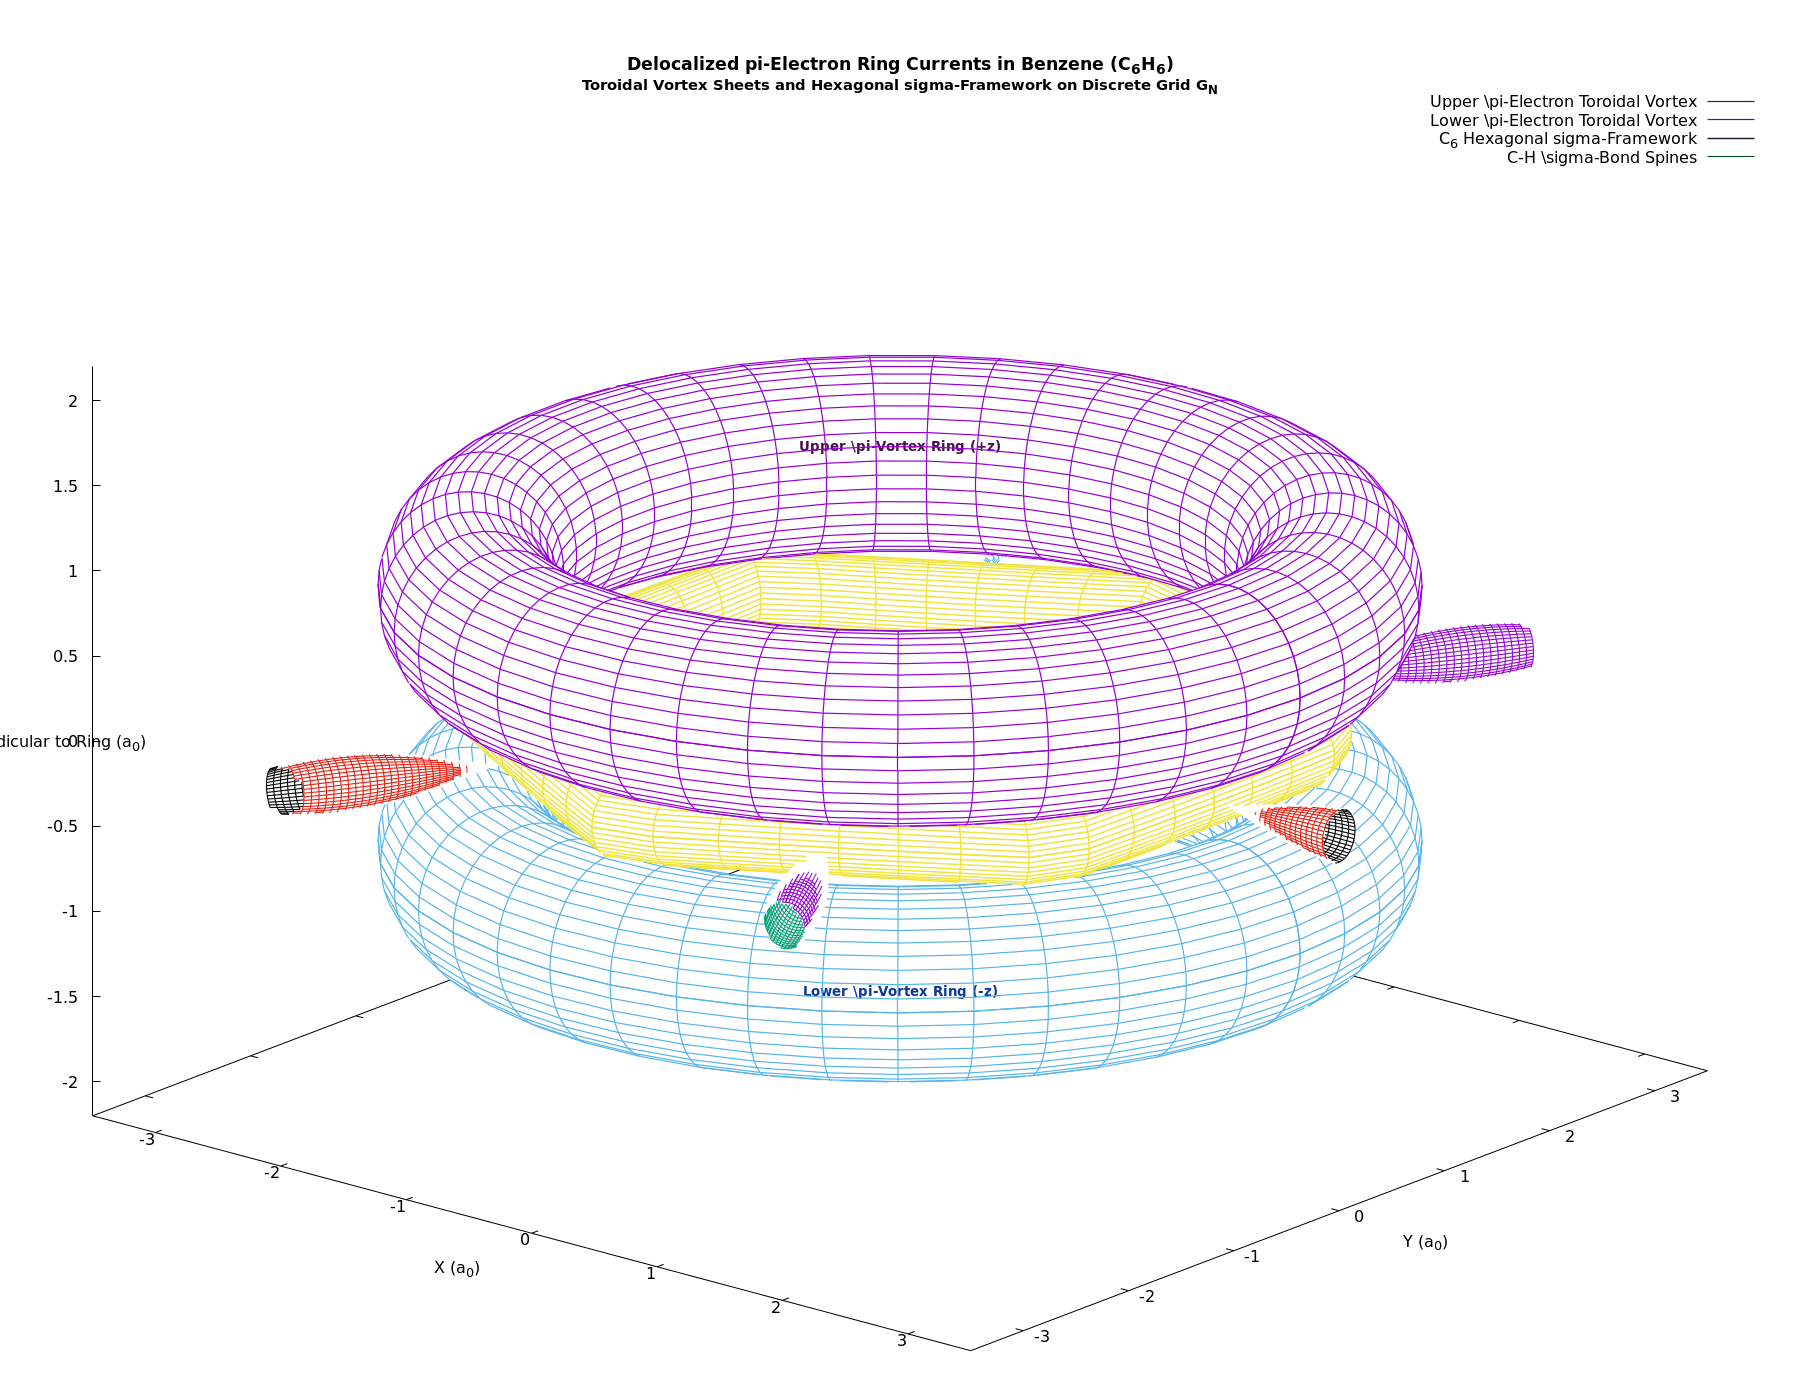

Write the gnuplot code that produced this figure.
# Gnuplot script: 3D High-Detail Close-Up Wireframe of Benzene (C6H6) Pi-Electron Vortex Sheets
# Depicts the instantaneous electromagnetic architecture on G_N:
# - Hexagonal Carbon-Carbon sigma bonding framework
# - Upper and Lower Delocalized Pi-Electron Toroidal Current Vortex Sheets
# - Six peripheral Carbon-Hydrogen sigma bond spines
# Pure wireframe meshwork with hidden-line removal. No surface shading.

reset

if (exists("OUTFILE")) {
    set terminal pngcairo size 1800,1400 font "Sans,12"
    set output OUTFILE
}

set title "Delocalized \\pi-Electron Ring Currents in Benzene (C_6H_6)\n{/*0.85Toroidal Vortex Sheets and Hexagonal \\sigma-Framework on Discrete Grid G_N}" font "Sans-Bold,13" offset 0,-0.5

set parametric
set hidden3d
unset pm3d
set surface

set isosamples 44, 44
set urange [0:2*pi]
set vrange [0:2*pi]

set xlabel "X (a_0)" offset -1,-0.5
set ylabel "Y (a_0)" offset 1,-0.5
set zlabel "Z: Perpendicular to Ring (a_0)" offset 1,0
set xrange [-3.5:3.5]
set yrange [-3.5:3.5]
set zrange [-2.2:2.2]
set xyplane at -2.2
set view 64, 40, 1.15, 1.0

# Geometry Constants (Atomic Units: 1 a_0 ~ 0.529 A)
# C-C bond length = 2.64 a_0 (1.397 A) -> Ring radius R_C = 2.64 a_0
# C-H bond length = 2.05 a_0 (1.084 A) -> Total radius R_H = 4.69 a_0
R_C = 2.64
R_H = 4.69
z_pi = 0.75  # Height of pi-electron cloud maxima above/below the ring plane

# 1. Delocalized Pi-Electron Toroid (Upper Layer at +z_pi)
r_pi_maj = 2.64
r_pi_min = 0.55
x_pi_up(u, v) = (r_pi_maj + r_pi_min * cos(v)) * cos(u)
y_pi_up(u, v) = (r_pi_maj + r_pi_min * cos(v)) * sin(u)
z_pi_up(u, v) = z_pi + r_pi_min * sin(v)

# 2. Delocalized Pi-Electron Toroid (Lower Layer at -z_pi)
x_pi_dn(u, v) = (r_pi_maj + r_pi_min * cos(v)) * cos(u)
y_pi_dn(u, v) = (r_pi_maj + r_pi_min * cos(v)) * sin(u)
z_pi_dn(u, v) = -z_pi + r_pi_min * sin(v)

# 3. Hexagonal Carbon Frame Tube (Continuous parametric toroid framing the 6 vertices)
r_sig = 0.22
# Modulation creating hexagonal corners
r_hex(u) = R_C * (cos(pi/6.0) / cos(u - (2.0*pi/6.0)*floor((6.0*u + pi)/(2.0*pi))))

x_frame(u, v) = (r_hex(u) + r_sig*cos(v)) * cos(u)
y_frame(u, v) = (r_hex(u) + r_sig*cos(v)) * sin(u)
z_frame(u, v) = r_sig*sin(v)

# 4. Six Peripheral C-H Radial Sigma Bonds
u_n(u) = u / (2.0 * pi)
r_ch_tube(u) = 0.16 * sin(u_n(u)*pi)

x_ch(u, v, k) = (R_C + (R_H - R_C)*u_n(u)) * cos(k*pi/3.0) - r_ch_tube(u)*sin(v)*sin(k*pi/3.0)
y_ch(u, v, k) = (R_C + (R_H - R_C)*u_n(u)) * sin(k*pi/3.0) + r_ch_tube(u)*sin(v)*cos(k*pi/3.0)
z_ch(u, v)    = r_ch_tube(u)*cos(v)

# Line Styles
set style line 1 lc rgb "#4a0e4e" lw 1.2 # Purple: Upper Pi-Electron Vortex Sheet
set style line 2 lc rgb "#0a369d" lw 1.2 # Blue: Lower Pi-Electron Vortex Sheet
set style line 3 lc rgb "#1a252f" lw 1.5 # Dark Slate: Carbon-Carbon Sigma Hexagonal Frame
set style line 4 lc rgb "#004d20" lw 1.1 # Green: C-H Radial Bonds

set label 1 "Upper \\pi-Vortex Ring (+z)" at 0, 0,  z_pi+0.85 center font "Sans-Bold,10" tc rgb "#4a0e4e"
set label 2 "Lower \\pi-Vortex Ring (-z)" at 0, 0, -z_pi-0.85 center font "Sans-Bold,10" tc rgb "#0a369d"

splot x_pi_up(u, v), y_pi_up(u, v), z_pi_up(u, v) with lines ls 1 title "Upper \\pi-Electron Toroidal Vortex", \
      x_pi_dn(u, v), y_pi_dn(u, v), z_pi_dn(u, v) with lines ls 2 title "Lower \\pi-Electron Toroidal Vortex", \
      x_frame(u, v), y_frame(u, v), z_frame(u, v) with lines ls 3 title "C_6 Hexagonal \\sigma-Framework", \
      x_ch(u, v, 0), y_ch(u, v, 0), z_ch(u, v)   with lines ls 4 title "C-H \\sigma-Bond Spines", \
      x_ch(u, v, 1), y_ch(u, v, 1), z_ch(u, v)   with lines ls 4 notitle, \
      x_ch(u, v, 2), y_ch(u, v, 2), z_ch(u, v)   with lines ls 4 notitle, \
      x_ch(u, v, 3), y_ch(u, v, 3), z_ch(u, v)   with lines ls 4 notitle, \
      x_ch(u, v, 4), y_ch(u, v, 4), z_ch(u, v)   with lines ls 4 notitle, \
      x_ch(u, v, 5), y_ch(u, v, 5), z_ch(u, v)   with lines ls 4 notitle

if (!exists("OUTFILE")) {
    pause mouse close
}
